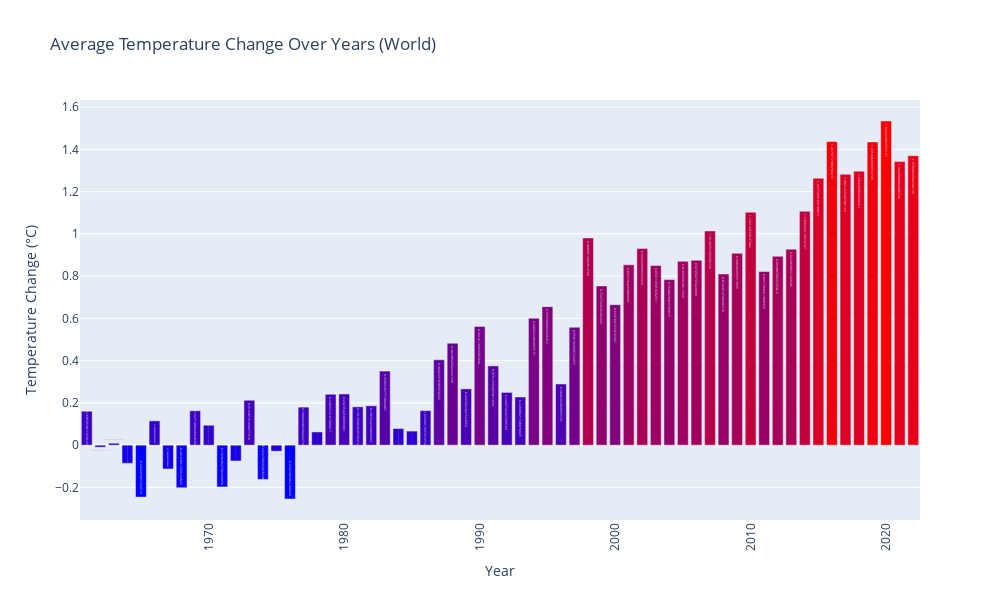

Here is the notebook cell this chart was saved with:
### Markdown cell above
### **Average Temperature Change Throughout the Years**

### Code cell
# Group by Year and calculate the average temperature change
avg_temp_change = countries_melted.groupby('Year')['Temperature_Change'].mean().reset_index()

# Plot average temperature change
plt.figure(figsize=(10, 6))
sns.lineplot(data=avg_temp_change, x='Year', y='Temperature_Change')
plt.title('Average Temperature Change Over the Years')
plt.xlabel('Year')
plt.ylabel('Average Temperature Change')
plt.show()


# Create the bar chart
fig = px.bar(avg_temp_change, x='Year', y='Temperature_Change',
             title='Average Temperature Change Over Years (World)',
             labels={'Year': 'Year', 'Temperature_Change': 'Temperature Change (°C)'},
             text='Temperature_Change',color='Temperature_Change',
             color_continuous_scale='Bluered')

# Rotate x-axis labels
fig.update_layout(xaxis_tickangle=-90,
                  showlegend=False,
                  width=1000,
                  height=600,
                  coloraxis_showscale=False)

# Show the plot
fig.show()

### Figure 1 — Plotly figure (JSON) as saved in the notebook; plotly's stock layout.template omitted (floating-point values rounded to 4 significant figures)
{"data": [{"alignmentgroup": "True", "hovertemplate": "Year=%{x}<br>Temperature Change (°C)=%{marker.color}<extra></extra>", "legendgroup": "", "marker": {"color": [0.1606, -0.009363, 0.009256, -0.08596, -0.2457, 0.1151, -0.1126, -0.2015, 0.1627, 0.09424, -0.1978, -0.07507, 0.2127, -0.1623, -0.02852, -0.2548, 0.18, 0.06259, 0.2409, 0.2424, 0.1813, 0.1864, 0.3507, 0.07884, 0.0667, 0.1635, 0.4042, 0.4824, 0.2665, 0.5614, 0.3751, 0.2497, 0.2281, 0.6006, 0.6557, 0.2896, 0.5582, 0.9809, 0.7538, 0.6648, 0.8537, 0.9303, 0.8501, 0.7839, 0.8706, 0.8749, 1.014, 0.8103, 0.9083, 1.102, 0.8217, 0.8939, 0.9279, 1.107, 1.264, 1.437, 1.282, 1.297, 1.435, 1.534, 1.342, 1.37], "coloraxis": "coloraxis", "pattern": {"shape": ""}}, "name": "", "offsetgroup": "", "orientation": "v", "showlegend": false, "text": [0.1606, -0.009363, 0.009256, -0.08596, -0.2457, 0.1151, -0.1126, -0.2015, 0.1627, 0.09424, -0.1978, -0.07507, 0.2127, -0.1623, -0.02852, -0.2548, 0.18, 0.06259, 0.2409, 0.2424, 0.1813, 0.1864, 0.3507, 0.07884, 0.0667, 0.1635, 0.4042, 0.4824, 0.2665, 0.5614, 0.3751, 0.2497, 0.2281, 0.6006, 0.6557, 0.2896, 0.5582, 0.9809, 0.7538, 0.6648, 0.8537, 0.9303, 0.8501, 0.7839, 0.8706, 0.8749, 1.014, 0.8103, 0.9083, 1.102, 0.8217, 0.8939, 0.9279, 1.107, 1.264, 1.437, 1.282, 1.297, 1.435, 1.534, 1.342, 1.37], "textposition": "auto", "type": "bar", "x": [1961, 1962, 1963, 1964, 1965, 1966, 1967, 1968, 1969, 1970, 1971, 1972, 1973, 1974, 1975, 1976, 1977, 1978, 1979, 1980, 1981, 1982, 1983, 1984, 1985, 1986, 1987, 1988, 1989, 1990, 1991, 1992, 1993, 1994, 1995, 1996, 1997, 1998, 1999, 2000, 2001, 2002, 2003, 2004, 2005, 2006, 2007, 2008, 2009, 2010, 2011, 2012, 2013, 2014, 2015, 2016, 2017, 2018, 2019, 2020, 2021, 2022], "xaxis": "x", "y": [0.1606, -0.009363, 0.009256, -0.08596, -0.2457, 0.1151, -0.1126, -0.2015, 0.1627, 0.09424, -0.1978, -0.07507, 0.2127, -0.1623, -0.02852, -0.2548, 0.18, 0.06259, 0.2409, 0.2424, 0.1813, 0.1864, 0.3507, 0.07884, 0.0667, 0.1635, 0.4042, 0.4824, 0.2665, 0.5614, 0.3751, 0.2497, 0.2281, 0.6006, 0.6557, 0.2896, 0.5582, 0.9809, 0.7538, 0.6648, 0.8537, 0.9303, 0.8501, 0.7839, 0.8706, 0.8749, 1.014, 0.8103, 0.9083, 1.102, 0.8217, 0.8939, 0.9279, 1.107, 1.264, 1.437, 1.282, 1.297, 1.435, 1.534, 1.342, 1.37], "yaxis": "y"}], "layout": {"barmode": "relative", "coloraxis": {"colorbar": {"title": {"text": "Temperature Change (°C)"}}, "colorscale": [[0, "rgb(0,0,255)"], [1, "rgb(255,0,0)"]], "showscale": false}, "height": 600, "legend": {"tracegroupgap": 0}, "showlegend": false, "title": {"text": "Average Temperature Change Over Years (World)"}, "width": 1000, "xaxis": {"anchor": "y", "domain": [0, 1], "tickangle": -90, "title": {"text": "Year"}}, "yaxis": {"anchor": "x", "domain": [0, 1], "title": {"text": "Temperature Change (°C)"}}}}
